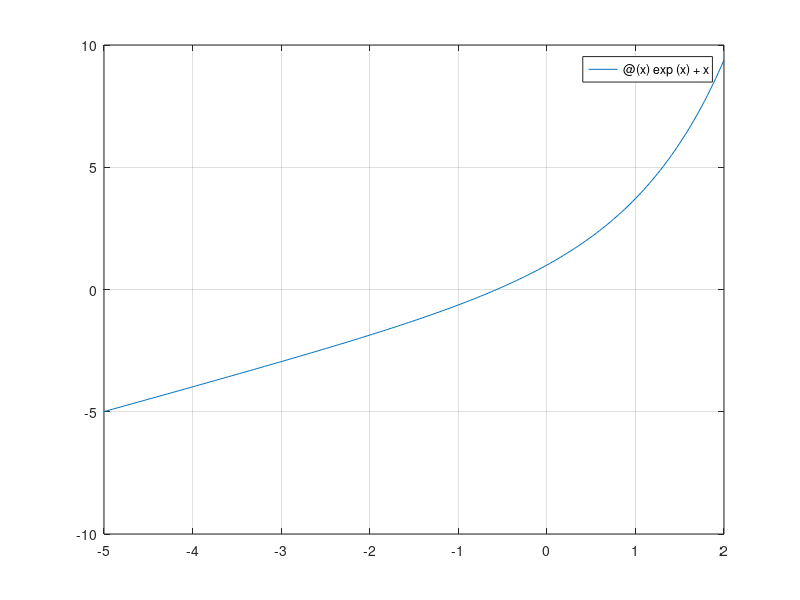

The MATLAB script that drew this image: (Note: this script raises an error after producing the figure.)
clear all;
xmin=-5;
xmax=2;
x=linspace(xmin,xmax,1000);
f=@(x)exp(x)+x;
fplot(f,[xmin xmax])
grid on
[z,k,res]=myBisezione(f,-1,0,1.e-8,50);
fprintf('z=%f, iterazioni=%d, residuo=%f\n',z,k,res);
hold on
plot(z,res,'o')